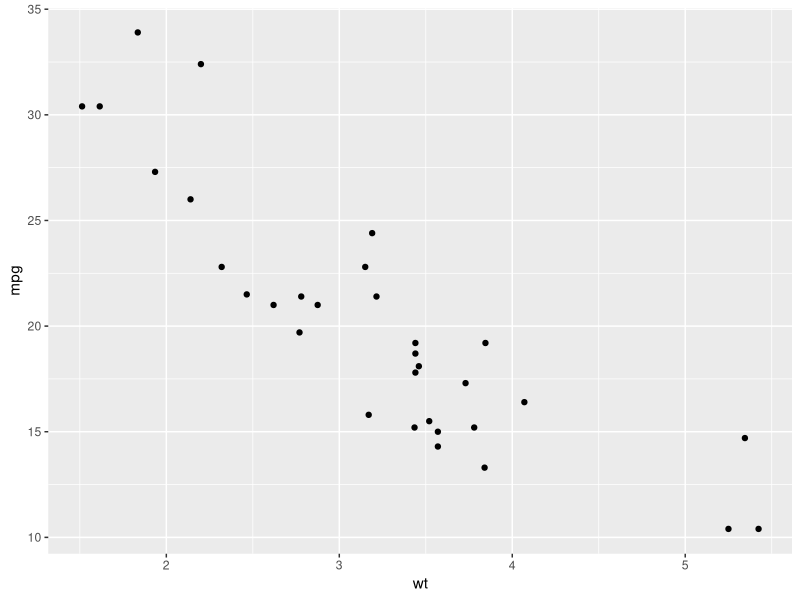
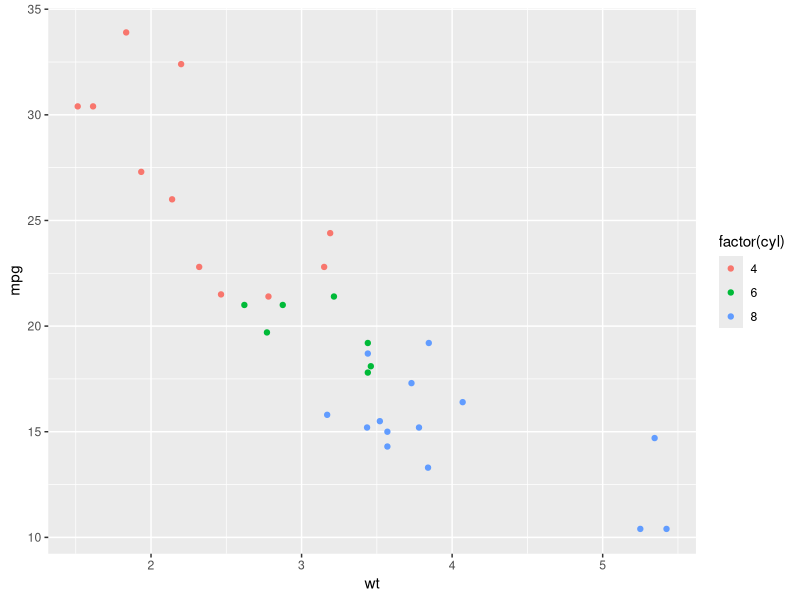
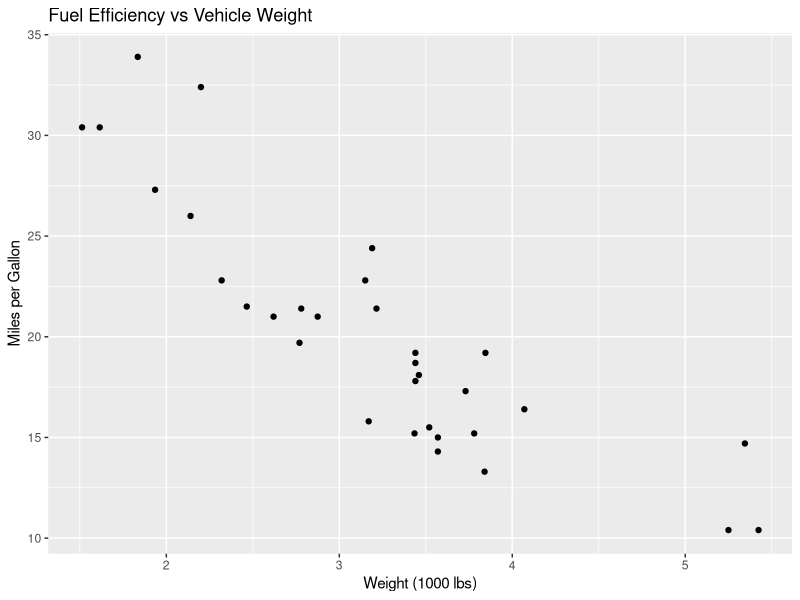
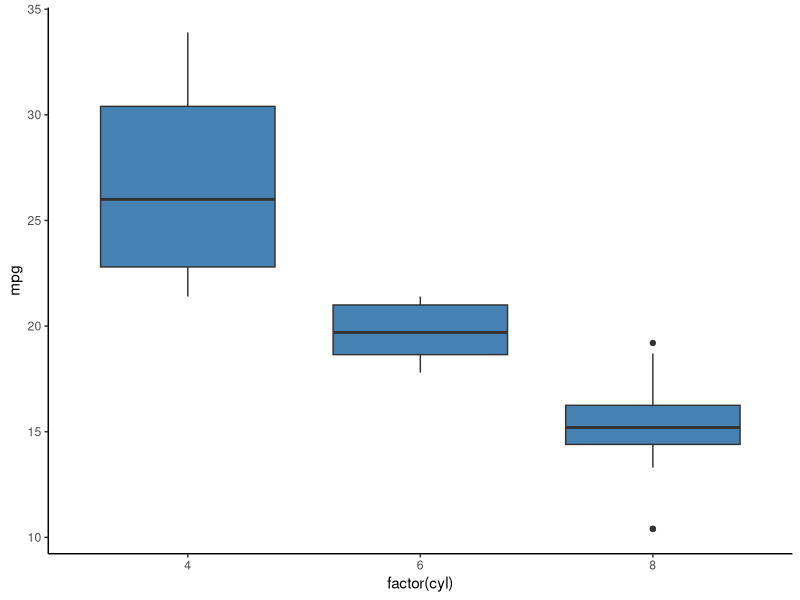
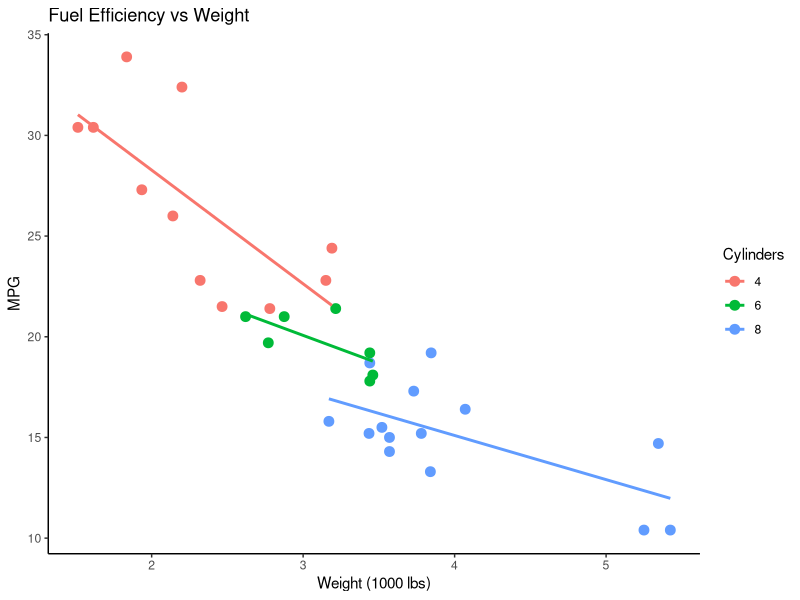
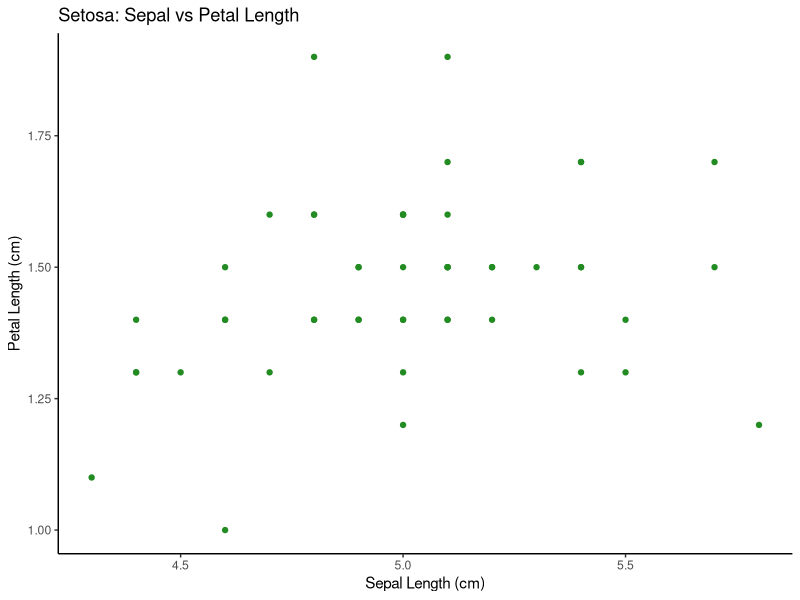

Here is the R script that generated these plots, in order:
## ---- chunk 1
#| label: setup
#| include: false
library(tidyverse)
## ---- chunk 2
# Patient age (45 years)
patient_age <- 45

# Drug dosage (2.5 mg)
drug_dose <- 2.5

# Sample ID ("SAMPLE_001")
sample_id <- "SAMPLE_001"
## ---- chunk 3
bp_readings <- c(120, 135, 118, 142, 128, 131)

# Calculate the mean
mean_bp <- mean(bp_readings)
mean_bp

# Calculate the standard deviation
sd_bp <- sd(bp_readings)
sd_bp
## ---- chunk 4
patients <- data.frame(
  id = c("P001", "P002", "P003", "P004"),
  age = c(45, 32, 58, 41),
  treatment = c("Drug A", "Placebo", "Drug A", "Placebo")
)
patients
## ---- chunk 5
mtcars |>
  filter(cyl > 6)
## ---- chunk 6
mtcars |>
  select(mpg, cyl, hp)
## ---- chunk 7
mtcars |>
  mutate(kpl = mpg * 0.425) |>
  select(mpg, kpl)
## ---- chunk 8
mtcars |>
  arrange(desc(mpg)) |>
  head(5)
## ---- chunk 9
mtcars |>
  group_by(cyl) |>
  summarize(
    mean_mpg = mean(mpg),
    sd_mpg = sd(mpg),
    n = n()
  )
## ---- chunk 10
ggplot(mtcars, aes(x = wt, y = mpg)) +
  geom_point()
## ---- chunk 11
ggplot(mtcars, aes(x = wt, y = mpg, color = factor(cyl))) +
  geom_point()
## ---- chunk 12
ggplot(mtcars, aes(x = wt, y = mpg)) +
  geom_point() +
  labs(
    title = "Fuel Efficiency vs Vehicle Weight",
    x = "Weight (1000 lbs)",
    y = "Miles per Gallon"
  )
## ---- chunk 13
ggplot(mtcars, aes(x = factor(cyl), y = mpg)) +
  geom_boxplot(fill = "steelblue") +
  theme_classic()
## ---- chunk 14
ggplot(mtcars, aes(x = wt, y = mpg, color = factor(cyl))) +
  geom_point(size = 3) +
  geom_smooth(method = "lm", se = FALSE) +
  labs(
    title = "Fuel Efficiency vs Weight",
    x = "Weight (1000 lbs)",
    y = "MPG",
    color = "Cylinders"
  ) +
  theme_classic()
## ---- chunk 15
# 1. Filter for setosa
setosa_data <- iris |>
  filter(Species == "setosa")

# 2. Calculate means
setosa_data |>
  summarize(
    mean_sepal = mean(Sepal.Length),
    mean_petal = mean(Petal.Length)
  )

# 3. Scatter plot
ggplot(setosa_data, aes(x = Sepal.Length, y = Petal.Length)) +
  geom_point(color = "forestgreen") +
  labs(
    title = "Setosa: Sepal vs Petal Length",
    x = "Sepal Length (cm)",
    y = "Petal Length (cm)"
  ) +
  theme_classic()
